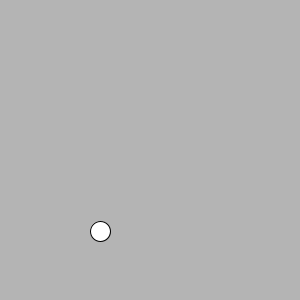
Frame 1 (no input)
Frame 60 (the mouse pressed at the canvas centre just before this capture): identical to frame 1, image omitted
Frame 120 (the mouse held since frame 60 and released just before this capture): identical to frame 1, image omitted

The Processing sketch that drew this single still picture (run headless with seeded random() and noise(); from frame 60 on, the mouse is pressed at the canvas centre):

// Processing sketch: processing_33430
// ── processing_33430.pde

//move a circle around with the arrow keys

float circ_x = 100;
float circ_y = 231;
int acceleration = 2;
float deceleration = .9;
float x_speed = 0;
float y_speed = 0;

void setup() {
 size(300, 300);
}

void draw() {
  background(180);
  ellipse(circ_x, circ_y, 20, 20);
  circ_x += x_speed;
  circ_y += y_speed;
  
  x_speed = x_speed * deceleration;
  y_speed *= deceleration;
  if (abs(x_speed) < .01) {
     x_speed = 0;
    }
  if (abs(y_speed) < .01) {
      y_speed = 0;
  }      
  
  
}
//void mousePressed() {
//  rect( mouseX, mouseY, 30, 4 );
//}
//void mouseDragged() {
//  ellipse( mouseX, mouseY, 30, 10 );
//}x
void keyPressed() {
  if (keyCode == LEFT) {
    x_speed -= acceleration;
  } else if (keyCode == RIGHT) {
    x_speed += acceleration;
  }
  
  if (keyCode == UP) {
    y_speed -= acceleration;
  } else if (keyCode == DOWN) {
    y_speed += acceleration;
  }
  
}
void keyReleased() {
  if (key == 'T') {
    println("T pressed " + key);
  }
}


                
                                
